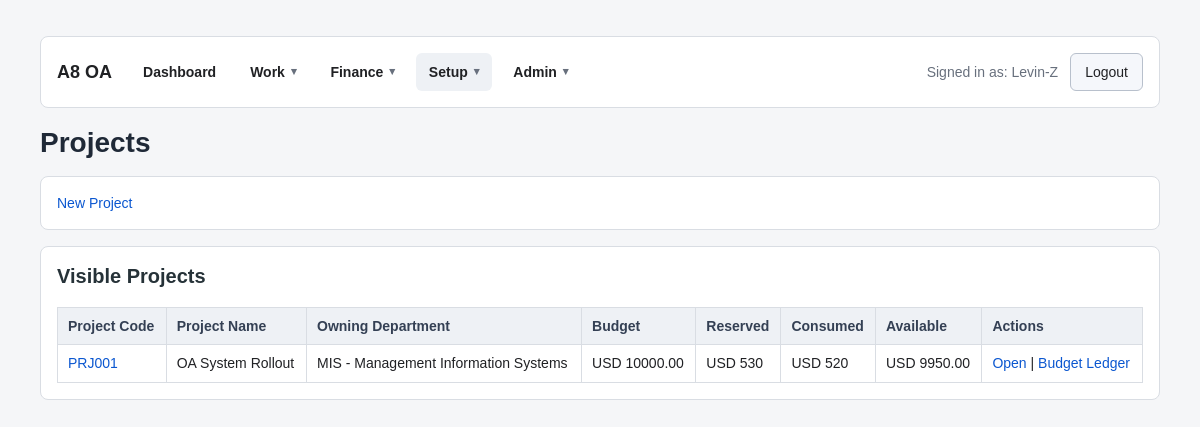
The page /projects/ (signed in) on the database its author committed.
### accounts/models.py (models this page shows)
class User(AbstractUser):
    employee_id = models.CharField(max_length=30, blank=True, default="")
    display_name = models.CharField(max_length=150, blank=True, default="")
    job_title = models.CharField(max_length=100, blank=True, default="")
    phone = models.CharField(max_length=30, blank=True, default="")
    approval_level = models.CharField(
        max_length=20,
        choices=ApprovalLevel,
        default=ApprovalLevel.STAFF,
    )
    primary_department = models.ForeignKey(
        "Department",
        null=True,
        blank=True,
        on_delete=models.SET_NULL,
        related_name="primary_users",
    )
    can_approve_all_departments = models.BooleanField(default=False)
    class Meta:
        db_table = "PS_A8_USER"
        verbose_name = "User"
        verbose_name_plural = "Users"
    def __str__(self):
        return self.display_name or self.username

class Department(models.Model):
    dept_code = models.CharField(max_length=30, unique=True)
    dept_name = models.CharField(max_length=100)
    dept_type = models.CharField(
    max_length=20,
    choices=DepartmentType,
    default=DepartmentType.GENERAL,
    )
    cost_center = models.CharField(max_length=30, blank=True, default="")
    manager = models.ForeignKey(
        settings.AUTH_USER_MODEL,
        null=True,
        blank=True,
        on_delete=models.SET_NULL,
        related_name="managed_departments",
    )
    parent_department = models.ForeignKey(
        "self",
        null=True,
        blank=True,
        on_delete=models.SET_NULL,
        related_name="child_departments",
    )
    is_active = models.BooleanField(default=True)
    sort_order = models.PositiveIntegerField(default=0)
    class Meta:
        db_table = "PS_A8_DEPT"
        verbose_name = "Department"
        verbose_name_plural = "Departments"
        ordering = ["sort_order", "dept_code"]
    def __str__(self):
        return f"{self.dept_code} - {self.dept_name}"

### projects/models.py (models this page shows, shortened)
class Project(models.Model):
    project_code = models.CharField(max_length=30, unique=True)
    project_name = models.CharField(max_length=150)
    project_manager = models.ForeignKey(
        settings.AUTH_USER_MODEL,
        null=True,
        blank=True,
        on_delete=models.SET_NULL,
        related_name="managed_projects",
    )
    owning_department = models.ForeignKey(
        "accounts.Department",
        on_delete=models.PROTECT,
        related_name="owned_projects",
    )
    created_by = models.ForeignKey(
        settings.AUTH_USER_MODEL,
        null=True,
        blank=True,
        on_delete=models.SET_NULL,
        related_name="created_projects",
    )
    project_type = models.CharField(
        max_length=30,
        choices=ProjectType,
        default=ProjectType.INTERNAL,
    )
    budget_approval_status = models.CharField(
        max_length=30,
        choices=ProjectBudgetApprovalStatus,
        default=ProjectBudgetApprovalStatus.APPROVED,
    )
    matched_rule = models.ForeignKey(
        "approvals.ApprovalRule",
        null=True,
        blank=True,
        on_delete=models.SET_NULL,
        related_name="project_requests",
    )
    approval_tasks = GenericRelation(
        "approvals.ApprovalTask",
        content_type_field="request_content_type",
        object_id_field="request_object_id",
        related_query_name="project_request",
    )
    status = models.CharField(
        max_length=20,
        choices=ProjectStatus,
        default=ProjectStatus.OPEN,
    )
    budget_amount = models.DecimalField(max_digits=14, decimal_places=2, default=0)
    currency = models.CharField(
        max_length=10,
        choices=CurrencyCode.choices,
        default=CurrencyCode.USD,
    )
    start_date = models.DateField(null=True, blank=True)
    end_date = models.DateField(null=True, blank=True)
    budget_period_start = models.DateField(null=True, blank=True)
    budget_period_end = models.DateField(null=True, blank=True)
    external_order_type = models.CharField(
        max_length=30,
        choices=ProjectExternalOrderType,
        blank=True,
        default="",
    )
    external_order_no = models.CharField(max_length=50, blank=True, default="")
    customer_name = models.CharField(max_length=150, blank=True, default="")
    is_active = models.BooleanField(default=True)
    notes = models.TextField(blank=True, default="")
    class Meta:
        db_table = "PS_A8_PROJ"
        verbose_name = "Project"
        verbose_name_plural = "Projects"
        ordering = ["project_code"]
    def get_reserved_amount(self):
        reserve_total = (
            ProjectBudgetEntry.objects.filter(
                project=self,
                entry_type=BudgetEntryType.RESERVE,
            ).aggregate(total=Sum("amount"))["total"]
            or Decimal("0.00")
        )
        release_total = (
            ProjectBudgetEntry.objects.filter(
                project=self,
                entry_type=BudgetEntryType.RELEASE,
            ).aggregate(total=Sum("amount"))["total"]
            or Decimal("0.00")
        )
        return reserve_total - release_total
    def get_adjustment_amount(self):
        return (
            ProjectBudgetEntry.objects.filter(
                project=self,
                entry_type=BudgetEntryType.ADJUST,
            ).aggregate(total=Sum("amount"))["total"]
            or Decimal("0.00")
        )
    def get_effective_budget_amount(self):
        return self.budget_amount + self.get_adjustment_amount()
    def get_consumed_amount(self):
        return (
            ProjectBudgetEntry.objects.filter(
                project=self,
                entry_type=BudgetEntryType.CONSUME,
            ).aggregate(total=Sum("amount"))["total"]
            or Decimal("0.00")
        )
    def get_available_amount(self):
        return self.get_effective_budget_amount() - self.get_reserved_amount() - self.get_consumed_amount()

### projects/views.py (the view)
# urls.py: path("", views.project_list, name="project_list"),
@login_required
def project_list(request):
    projects = list(
        get_visible_projects_queryset_for_user(request.user).order_by("project_code", "id")
    )
    for project in projects:
        project.project_detail_url = reverse("projects:project_detail", args=[project.id])
        project.project_budget_url = reverse("projects:project_budget_ledger", args=[project.id])
    context = {
        "projects": projects,
        "can_create_project": user_can_create_project(request.user),
        "project_create_url": reverse("projects:project_create"),
    }
    return render(request, "projects/project_list.html", context)

### common/context_processors.py (called while the page is built)
def top_navigation(request):
    return {
        "top_navigation": build_navigation_for_user(request.user, request),
    }

### common/navigation.py (called while the page is built)
def _can_work(user):
    return user.is_authenticated

def _can_accounting(user):
    return user.is_authenticated and user.is_staff

def _can_setup(user):
    return user.is_authenticated and user.is_staff

def _can_admin(user):
    return user.is_authenticated and (user.is_staff or user.is_superuser)

def _item(label, route_name, *, permission=None, active_names=None):
    active_names = active_names or [route_name]
    return {
        "label": label,
        "url": reverse(route_name),
        "permission": permission or _can_work,
        "active_names": active_names,
        "active": False,
    }

def _group(label, items):
    return {
        "label": label,
        "items": items,
        "active": False,
    }

def _mark_active(items, current_route_name):
    for item in items:
        item["active"] = current_route_name in item["active_names"]
    return items

### projects/access.py (called while the page is built, shortened)
def get_visible_projects_queryset_for_user(user):
    qs = Project.objects.select_related("project_manager", "owning_department", "created_by")
    if not user or not user.is_authenticated:
        return qs.none()
    if user.is_superuser:
        return qs

def user_can_create_project(user):
    if not user or not user.is_authenticated:
        return False
    if user.is_superuser:
        return True
    return get_manageable_departments_queryset_for_user(user).exists()

### projects/context_processors.py (called while the page is built)
def project_nav(request):
    user = getattr(request, "user", None)
    if not user or not user.is_authenticated:
        return {
            "nav_can_create_project": False,
        }
    can_create_project = user.is_superuser or Department.objects.filter(manager=user).exists()
    return {
        "nav_can_create_project": can_create_project,
    }

### projects/templates/projects/project_list.html (shortened to what this page needs)
{% extends "purchase/base.html" %}
{% block page_title %}Projects{% endblock %}
{% block content %}
<div class="card">
    <div class="action-row">
        {% if can_create_project %}
        <a href="{{ project_create_url }}">New Project</a>
        {% endif %}
    </div>
</div>
<div class="card">
    <h2>Visible Projects</h2>
    <table>
        <thead>
            <tr>
                <th>Project Code</th>
                <th>Project Name</th>
                <th>Owning Department</th>
                <th>Budget</th>
                <th>Reserved</th>
                <th>Consumed</th>
                <th>Available</th>
                <th>Actions</th>
            </tr>
        </thead>
        <tbody>
            {% for project in projects %}
            <tr>
                <td><a href="{{ project.project_detail_url }}">{{ project.project_code }}</a></td>
                <td>{{ project.project_name }}</td>
                <td>{{ project.owning_department }}</td>
                <td>{{ project.currency }} {{ project.budget_amount }}</td>
                <td>{{ project.currency }} {{ project.get_reserved_amount }}</td>
                <td>{{ project.currency }} {{ project.get_consumed_amount }}</td>
                <td>{{ project.currency }} {{ project.get_available_amount }}</td>
                <td>
                    <a href="{{ project.project_detail_url }}">Open</a>
                    |
                    <a href="{{ project.project_budget_url }}">Budget Ledger</a>
                </td>
            </tr>
            {% empty %}
            <tr>
                <td colspan="8">No visible projects.</td>
            </tr>
            {% endfor %}
        </tbody>
    </table>
</div>
{% endblock %}

### templates/includes/top_nav.html (shortened to what this page needs)
<header class="top-nav card">
    {% if request.user.is_authenticated %}
    <div class="nav-brand">
        <a href="{% url 'dashboard:home' %}">A8 OA</a>
    </div>
    <nav class="nav-groups" aria-label="Primary navigation">
        {% if top_navigation.dashboard %}
        <a
            class="nav-direct-link{% if top_navigation.dashboard.active %} is-active{% endif %}"
            href="{{ top_navigation.dashboard.url }}"
        >
            {{ top_navigation.dashboard.label }}
        </a>
        {% endif %}
        {% for group in top_navigation.groups %}
            {% include "includes/dropdown_nav.html" with group=group %}
        {% endfor %}
    </nav>
    <div class="nav-user">
        <span class="muted">Signed in as: {{ request.user }}</span>
        <form method="post" action="{% url 'logout' %}" class="inline-form">
            <button type="submit" class="btn btn-secondary">Logout</button>
        </form>
    </div>
    {% else %}
    <div class="nav-brand">
        <a href="{% url 'login' %}">A8 OA</a>
    </div>
    <a href="{% url 'login' %}" class="btn btn-primary">Login</a>
    {% endif %}
</header>

### static/css/app.css (style rules this page uses)
* { box-sizing: border-box; }
html { min-height: 100%; }
body { min-height: 100%; margin: 0; background: #f5f6f8; color: #202124; font-family: Arial, sans-serif; font-size: 14px; line-height: 1.45; }
a { color: #0b57d0; text-decoration: none; }
.muted { color: #68707d; }
.top-nav { display: grid; grid-template-columns: auto minmax(0, 1fr) auto; gap: 18px; align-items: center; margin-bottom: 16px; overflow: visible; }
.nav-brand { font-size: 18px; font-weight: 700; white-space: nowrap; }
.nav-brand a { color: #202124; }
.nav-groups { display: flex; gap: 8px; flex-wrap: wrap; min-width: 0; }
.nav-direct-link, .nav-menu-trigger { display: inline-flex; min-height: 34px; align-items: center; padding: 8px 12px; border: 1px solid transparent; border-radius: 6px; background: transparent; color: #202124; font-weight: 700; white-space: nowrap; }
.nav-user { display: flex; gap: 12px; align-items: center; justify-content: flex-end; flex-wrap: wrap; }
.card { margin: 16px; padding: 16px; background: #ffffff; border: 1px solid #d9dde3; border-radius: 8px; }
.card h2 { margin-top: 0; margin-bottom: 18px; color: #263238; font-size: 20px; line-height: 1.3; }
.action-row { display: flex; gap: 12px; flex-wrap: wrap; align-items: center; }
.inline-form { display: inline; margin: 0; }
button, .btn { display: inline-flex; align-items: center; justify-content: center; min-height: 34px; padding: 8px 14px; border: 1px solid #b8c0cc; border-radius: 6px; background: #ffffff; color: #202124; font: inherit; cursor: pointer; }
.btn-secondary { background: #f5f7fb; }
table, .data-table { width: 100%; border-collapse: collapse; background: #ffffff; }
th, td, .data-table th, .data-table td { padding: 8px 10px; border: 1px solid #d9dde3; text-align: left; vertical-align: top; }
th, .data-table th { background: #eef1f5; color: #344054; font-weight: 700; }

### rows shown on the page
User: user "Levin-Z"
Project: project_code "PRJ001", project_name "OA System Rollout", owning_department "MIS - Management Information Systems", currency "USD", budget_amount "10000.00", get_reserved_amount "530", get_consumed_amount "520", get_available_amount "9950.00"

### other values the page prints
{{ top_navigation.dashboard.label }} "Dashboard"
{{ group.label }} "Work" "Finance" "Setup" "Admin"
